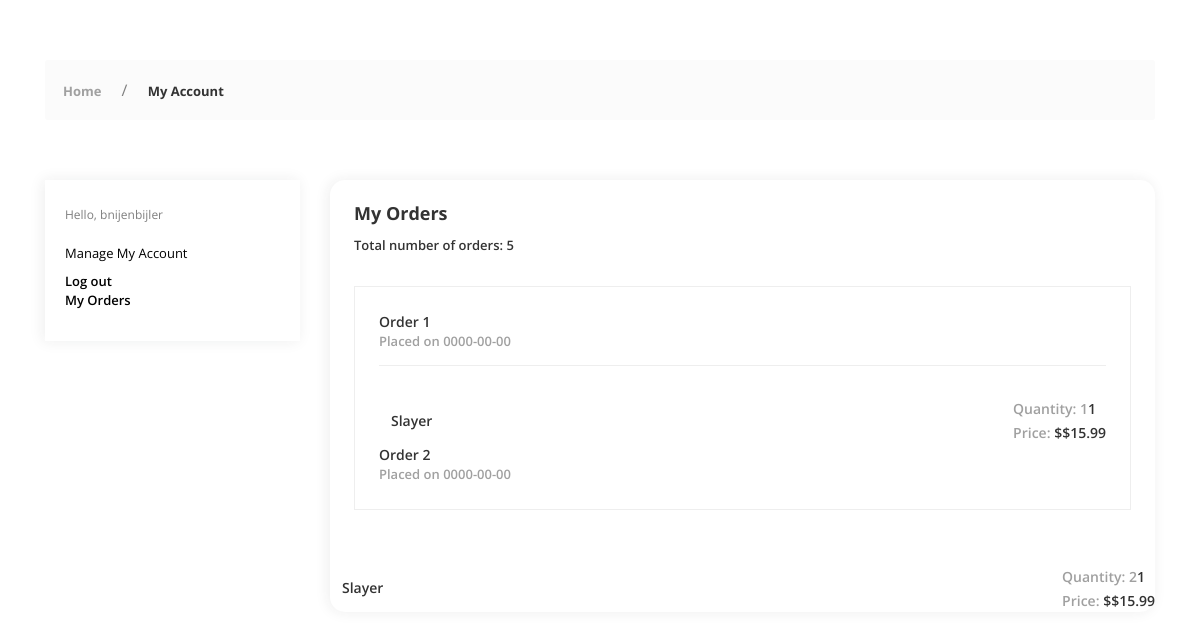
The page /BookStall-f/udasd/dash-my-order.php (signed in) on the database its author committed.
### tables this page shows
CREATE TABLE `payments` (
  `id` int(11) NOT NULL,
  `transactions` int(11) NOT NULL,
  `amount` int(11) NOT NULL,
  `date` date NOT NULL
);

CREATE TABLE IF NOT EXISTS `books` (
  `id` int(11) NOT NULL AUTO_INCREMENT,
  `title` varchar(100) NOT NULL,
  `ISBN` varchar(450) NOT NULL,
  `picture` varchar(100) NOT NULL,
  `Author` varchar(250) NOT NULL,
  `Status` int(11) NOT NULL,
  `year` int(11) NOT NULL,
  `Categories` varchar(450) NOT NULL,
  `Price` varchar(11) NOT NULL,
  `Description` varchar(3000) NOT NULL,
  PRIMARY KEY (`id`)
);

CREATE TABLE `transactions` (
  `id` int(11) NOT NULL,
  `user` int(11) NOT NULL,
  `book` int(11) NOT NULL,
  `qty` int(11) NOT NULL
);

### BookStall-f/udasd/dash-my-order.php (the view, shortened to what this page needs)
<?php
include "./db.php";
$sql = 'SELECT payments.transactions, payments.id, payments.amount, payments.date FROM payments INNER JOIN transactions ON payments.transactions = transactions.id where transactions.user=' . $_SESSION["_usr_id"];
$result = $conn->query($sql);
?>
<!DOCTYPE html>
<html class="js sizes customelements history postmessage websockets picture webworkers pointerevents webgl srcset cssanimations csscolumns csscolumns-width csscolumns-span csscolumns-fill csscolumns-gap csscolumns-rule csscolumns-rulecolor csscolumns-rulestyle csscolumns-rulewidth csscolumns-breakbefore csscolumns-breakafter csscolumns-breakinside flexbox" lang="en" style="overflow-y: auto">
<head>
    <link rel="stylesheet" href="css/vendor.css">
    <link rel="stylesheet" href="css/utility.css">
    <link rel="stylesheet" href="css/app.css">
</head>
<body class="config">
    <div id="app">
        <div class="app-content">
            <div class="u-s-p-y-60">
                <div class="section__content">
                    <div class="container">
                        <div class="breadcrumb">
                            <div class="breadcrumb__wrap">
                                <ul class="breadcrumb__list">
                                    <li class="has-separator">
                                        <a href="/">Home</a>
                                    </li>
                                    <li class="is-marked">
                                        <a href="dashboard.php">My Account</a>
                                    </li>
                                </ul>
                            </div>
                        </div>
                    </div>
                </div>
            </div>
            <div class="u-s-p-b-60">
                <div class="section__content">
                    <div class="dash">
                        <div class="container">
                            <div class="row">
                                <div class="col-lg-3 col-md-12">
                                    <div class="dash__box dash__box--bg-white dash__box--shadow u-s-m-b-30">
                                        <div class="dash__pad-1">
                                            <span class="dash__text u-s-m-b-16">Hello, <?php echo $_SESSION["_usr_name"] ?></span>
                                            <ul class="dash__f-list">
                                                <li>
                                                    <a href="dashboard.php">Manage My Account</a>
                                                </li>
                                                <li class="dash-active">
                                                    <a href="./logout.php">Log out</a>
                                                    <a href="dash-my-order.php">My Orders</a>
                                                </li>
                                            </ul>
                                        </div>
                                    </div>
                                </div>
                                <div class="col-lg-9 col-md-12">
                                    <div class="dash__box dash__box--shadow dash__box--radius dash__box--bg-white u-s-m-b-30">
                                        <div class="dash__pad-2">
                                            <h1 class="dash__h1 u-s-m-b-14">My Orders</h1>
                                            <form class="m-order u-s-m-b-30">
                                                <div class="m-order__select-wrapper">
                                                    <label class="u-s-m-r-8" for="my-order-sort">Total number of orders:
                                                        5</label>
                                                </div>
                                            </form>
                                            <div class="m-order__list">
                                                <?php
                                                if ($result->num_rows > 0) {
                                                    echo   '<div class="m-order__get">';
                                                    echo     '<div class="manage-o__header u-s-m-b-30">';
                                                    echo        '<div class="dash-l-r">';
                                                    echo          ' <div>';
                                                    while ($row = $result->fetch_assoc()) {
                                                        echo ' <div class="manage-o__text-2 u-c-secondary">Order ' . $row["id"] . '</div>';
                                                        echo '<div class="manage-o__text u-c-silver">Placed on ' . $row["date"] . '</div>';
                                                        echo '</div><div></div></div></div>';
                                                        $sql1 = 'SELECT books.title, transactions.qty, books.price FROM books INNER JOIN transactions ON books.id = transactions.book where transactions.id=' . $row["id"];
                                                        $result1 = $conn->query($sql1);
                                                        if ($result1->num_rows > 0) {
                                                            while ($row1 = $result1->fetch_assoc()) {
                                                                echo '<div class="manage-o__description"><div class="description__container"><div class="description-title">';
                                                                echo $row1["title"] . '</div></div><div class="description__info-wrap"><div></div><div><span class="manage-o__text-2 u-c-silver">Quantity: ' . $row1["qty"];
                                                                echo '<span class="manage-o__text-2 u-c-secondary">1</span></span></div><div><span class="manage-o__text-2 u-c-silver">Price: <span class="manage-o__text-2 u-c-secondary">$' . $row1["price"];
                                                                echo '</span></span></div></div></div>';
                                                            }
                                                        }
                                                    }
                                                }
                                                ?>
                                            </div>
                                        </div>
                                    </div>
                                </div>
                            </div>
                        </div>
                    </div>
                </div>
            </div>
</body>
</html>

### rows shown on the page
payments: id "1", date "0000-00-00"
books: title "Slayer", transactions.qty "1", Price "$15.99", transactions.qty "2"
payments: id "2", date "0000-00-00"

### other values the page prints
$_SESSION["_usr_name"] "bnijenbijler"
